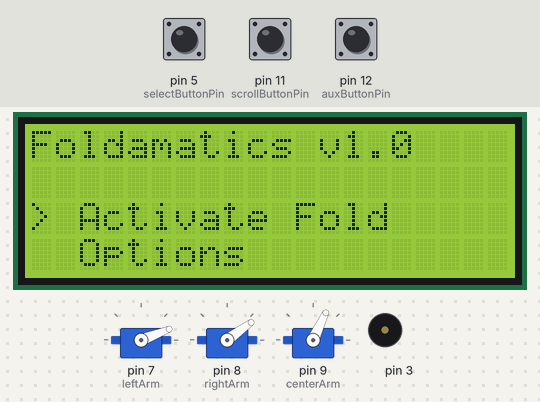
The sketch below on a simulated Arduino Uno, built with avr-gcc and run on an emulated ATmega328P. Parts: 3 × servo, 20×4 character LCD, buzzer (waves = sounding). Inputs (shaded band) come from the test bench; at power-on: pin 12 (auxButtonPin) HIGH, pin 5 (selectButtonPin) HIGH, pin 11 (scrollButtonPin) HIGH. What the sketch prints to the serial monitor is not drawn.

Above: at 2.3 s.
2.4 s: pin 12 (auxButtonPin) pulled LOW for 0.15 s
At 3.1 s:
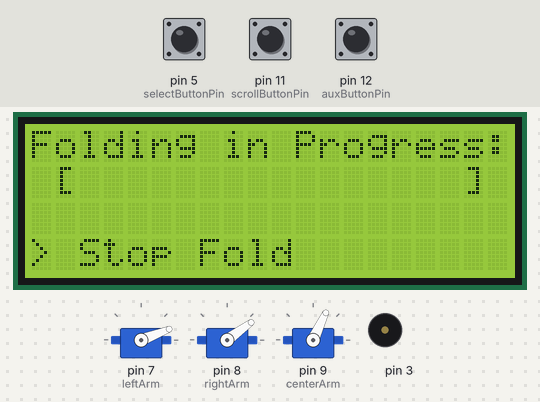
5.5 s: pin 12 (auxButtonPin) pulled LOW for 1 s
At 9.3 s:
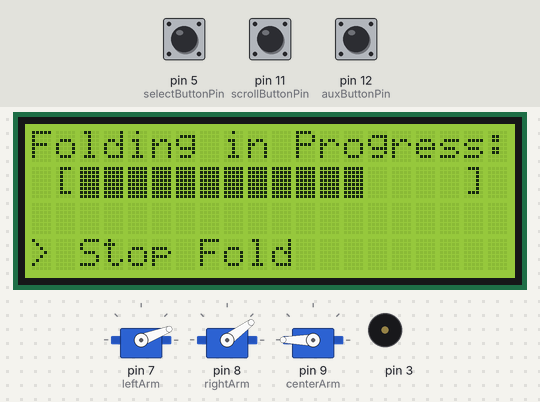
9.5 s: pin 5 (selectButtonPin) pulled LOW for 0.15 s
At 10.9 s:
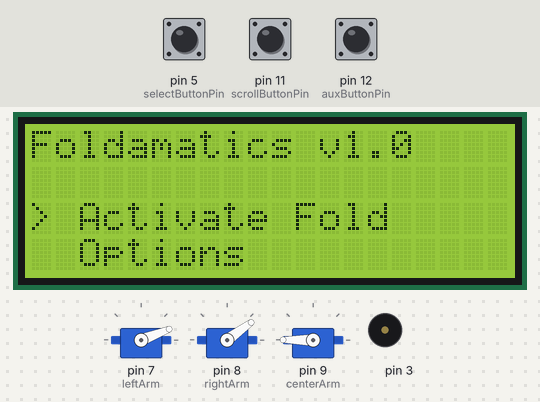
11.5 s: pin 11 (scrollButtonPin) pulled LOW for 0.15 s
At 11.67 s:
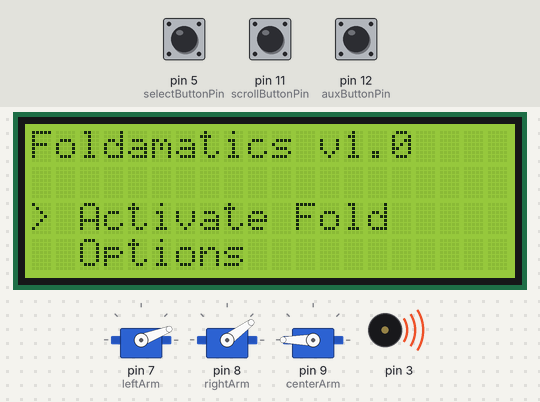
13.3 s: pin 5 (selectButtonPin) pulled LOW for 1 s
At 14.9 s:
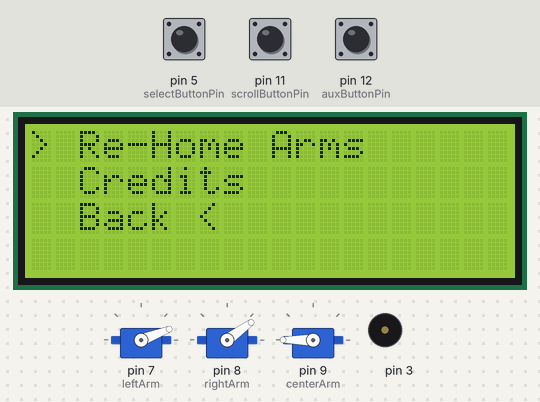
15.8 s: pin 11 (scrollButtonPin) pulled LOW for 1 s
At 15.98 s:
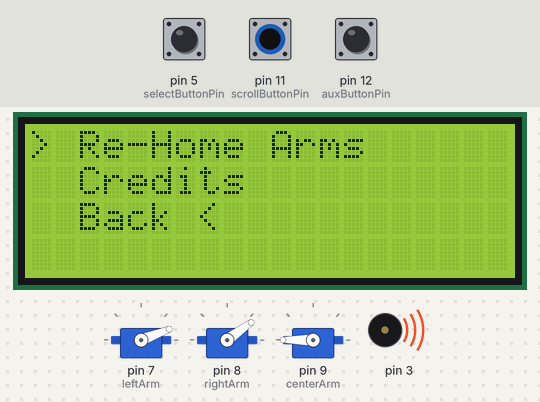
Timing chart, 0 to 18.8 s (numbered marks = the images above; inputs shaded):
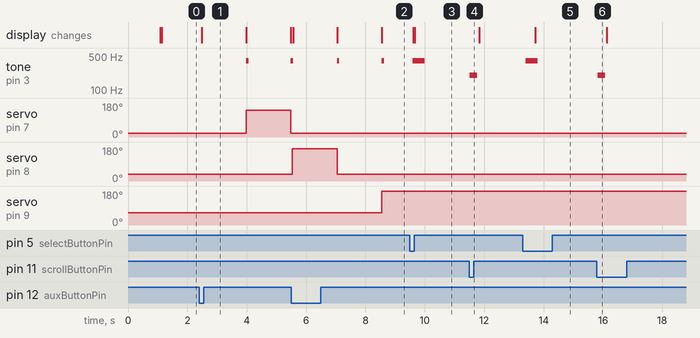

Measured:
- after the input at 2.4 s, tone on pin 3: silent → 400 Hz after 1.6 s, → silent 0.08 s later, → 400 Hz 1.4 s later; servo on pin 7 (leftArm): 21° → 142° after 1.6 s, → 21° 1.5 s later; the display: changes after 0.08 s (image 1)
- after the input at 5.5 s, servo on pin 9 (centerArm): 65° → 180° after 3.0 s
- after the input at 9.5 s, servo on pin 9 (centerArm): stays 180° (without the input it goes to 65° after 0.55 s); the display: first changes after 0.12 s (image 3 shows a later state)
- after the input at 11.5 s, tone on pin 3: silent → 200 Hz at once, → silent 0.25 s later
- after the input at 13.3 s, tone on pin 3: silent → 400 Hz after 0.10 s, → silent 0.40 s later; the display: changes after 0.42 s (image 5)
- after the input at 15.8 s, tone on pin 3: silent → 200 Hz at once, → silent 0.25 s later

The sketch:

Core_Program.ino
```cpp
#include <Wire.h>
#include <LiquidCrystal_I2C.h>
#include <Bounce2.h> // Include the Bounce2 library
#include <Servo.h>

LiquidCrystal_I2C lcd(0x27, 20, 4);

const int scrollButtonPin = 11;
const int selectButtonPin = 5;
const int auxButtonPin = 12;

String menuItems[] = {"Activate Fold", "Options"};
String optionItems[] = {"Re-Home Arms", "Credits", "Back <"};

int currentMenuItem = 0;
int currentOptionItem = 0;

int currentFrame = 0;

int LAV = 21;
int CAV = 65; //(x arm value) zero position for each arm
int RAV = 36;

int foldingProgress = 0;

const long foldingInterval = 1500;
long timeSinceFold = 0;

Bounce scrollButton = Bounce(); // Instantiate a Bounce object
Bounce selectButton = Bounce();
Bounce auxButton = Bounce ();

Servo leftArm;
Servo rightArm;
Servo centerArm;

byte Progress[] = {
  B11111,
  B11111,
  B11111,
  B11111,
  B11111,
  B11111,
  B11111,
  B11111
};

void displayMenu() {
  lcd.clear();

  lcd.setCursor(0, 0);
  lcd.print("Foldamatics v1.0");

  for (int i = 0; i < (sizeof(menuItems) / sizeof(menuItems[0])); i++) {
    delay(10);
    lcd.setCursor(0, (i+2));
    if (i == currentMenuItem) {
      lcd.print("> ");
      lcd.print(menuItems[i]);
    } else {
      lcd.print("  ");
      lcd.print(menuItems[i]);
    }
  }
}

void displayOptions() {
  lcd.clear();

  for (int i = 0; i < (sizeof(optionItems) / sizeof(optionItems[0])); i++) {
    delay(10);
    lcd.setCursor(0, (i));
    if (i == currentOptionItem) {
      lcd.print("> ");
      lcd.print(optionItems[i]);
    } else {
      lcd.print("  ");
      lcd.print(optionItems[i]);
    }
  }
}

void displayCredits() {
  lcd.clear();
  lcd.setCursor(0, 0);
  lcd.print("Ryan Dick");
  delay(10);
  lcd.setCursor(0, 1);
  lcd.print("Jordan Malench");
  lcd.setCursor(0, 2);
  lcd.print("Rabih Daoud");
  lcd.setCursor(0, 3);
  lcd.print("> Back");
}

void runFold() {

  if (foldingProgress > 10){
      foldingProgress = 0;
  }

  switch (foldingProgress) {

    case 0:
      lcd.clear();

      lcd.setCursor(0, 0);
      lcd.print("Folding in Progress:");
      lcd.setCursor(1, 1);
      lcd.print("[");
      lcd.setCursor(18, 1);
      lcd.print("]");
      lcd.setCursor(0, 3);
      lcd.print("> Stop Fold");

      //ADD FOLDING STEP

      timeSinceFold = millis();
      foldingProgress++;
      break;
    case 1:
      leftArm.write(142);

      timeSinceFold = millis();

      lcd.setCursor(2, 1);
      lcd.write(0);
      lcd.write(0);

      foldingProgress++;
      break;
    case 2:
      leftArm.write(LAV);

      timeSinceFold = millis();

      lcd.write(0);
      lcd.write(0);
      lcd.write(0);

      foldingProgress++;
      break;
    case 3:
      rightArm.write(170);
      timeSinceFold = millis();

      lcd.write(0);
      lcd.write(0);

      foldingProgress++;
      break;
    case 4:
      rightArm.write(RAV);
      timeSinceFold = millis();

      lcd.write(0);
      lcd.write(0);
      lcd.write(0);

      foldingProgress++;
      break;
    case 5:
      centerArm.write(180);
      timeSinceFold = millis();

      lcd.write(0);
      lcd.write(0);

      foldingProgress++;
      break;
    case 6:
      centerArm.write(CAV);
      timeSinceFold = millis();

      lcd.write(0);
      lcd.write(0);
      lcd.write(0);

      foldingProgress++;
      break;
    case 7:
      lcd.write(0);
      timeSinceFold = 0;

      tone(3, 500, 800);

      delay(1250);

      foldingProgress = 0;
      currentFrame = 0;

      displayMenu();
      break;
  }

}

void setup() {
  delay(1000);
  Wire.setClock(1000);

  lcd.createChar(0, Progress);

  leftArm.attach(7);
  rightArm.attach(8);
  centerArm.attach(9);

  leftArm.write(LAV);
  centerArm.write(CAV);
  rightArm.write(RAV);

  lcd.clear();
  pinMode(scrollButtonPin, INPUT_PULLUP);
  pinMode(selectButtonPin, INPUT_PULLUP);
  pinMode(auxButtonPin, INPUT_PULLUP);

  // Add this line to enable serial communication
  Serial.begin(9600);

  lcd.init();
  lcd.backlight();
  displayMenu();

  scrollButton.attach(scrollButtonPin); // Attach the scrollButton to the Bounce object
  scrollButton.interval(20); // Set the debounce interval to 10 ms

  selectButton.attach(selectButtonPin);
  selectButton.interval(100);

  auxButton.attach(auxButtonPin);
  auxButton.interval(40);
}

void loop() {
  Serial.println(foldingProgress);
  Wire.setClock(1000);

  // Update the Bounce instance
  scrollButton.update();
  selectButton.update();
  auxButton.update();

  if (auxButton.fell()) {
    currentFrame = 3;
    runFold();
  }

  // Check for a scrollButton press (when the scrollButton goes from HIGH to LOW)
  if (scrollButton.fell()) {

    // Add this line to print a message when the scrollButton is pressed
    tone(3, 200, 250);

    switch (currentFrame) {
      case 0:
        delay(250);
        currentMenuItem++;
        if (currentMenuItem >= (sizeof(menuItems) / sizeof(menuItems[0]))) {
          currentMenuItem = 0;
        }
        displayMenu();
        break;
      case 1:
        delay(250);
        currentOptionItem++;
        if (currentOptionItem >= (sizeof(optionItems) / sizeof(optionItems[0]))) {
          currentOptionItem = 0;
        }
        displayOptions();
        break;
      default:
        break; //maybe add an error screen here
    }
  }

  if (selectButton.fell()) {
    tone(3, 400, 400);

    switch (currentFrame) {
      case 0:
        delay(250);

        switch (currentMenuItem) {
          case 0:
            currentFrame = 3;
            runFold();
            break;
          case 1:
            currentFrame = 1;
            displayOptions();
        }
        break;
      case 1:
        delay(250);
        switch (currentOptionItem) {
          case 0:
              leftArm.write(LAV+20);
              delay(900);
              leftArm.write(LAV);
              centerArm.write(CAV+20);
              delay(1500);
              centerArm.write(CAV);
              rightArm.write(RAV+20);
              delay(1500);
              rightArm.write(RAV);
              delay(500);
            break;
          case 1:
            currentFrame = 2;
            displayCredits();
            break;
          case 2:
            currentFrame = 0;
            currentMenuItem = 0;
            displayMenu();
        }
        break;
      case 2:
        delay(250);
        currentFrame = 1;
        currentOptionItem = 0;
        displayOptions();
        delay(1000);
        break;
      case 3:
        foldingProgress = foldingProgress + 10;
        currentFrame = 0;
        currentMenuItem = 0;
        displayMenu();
        break;
    }
  }

  if(foldingProgress > 0 && foldingProgress < 9 && ((millis() - timeSinceFold) > foldingInterval)) {
    tone(3, 400, 80);
    runFold();
  }

}
```
